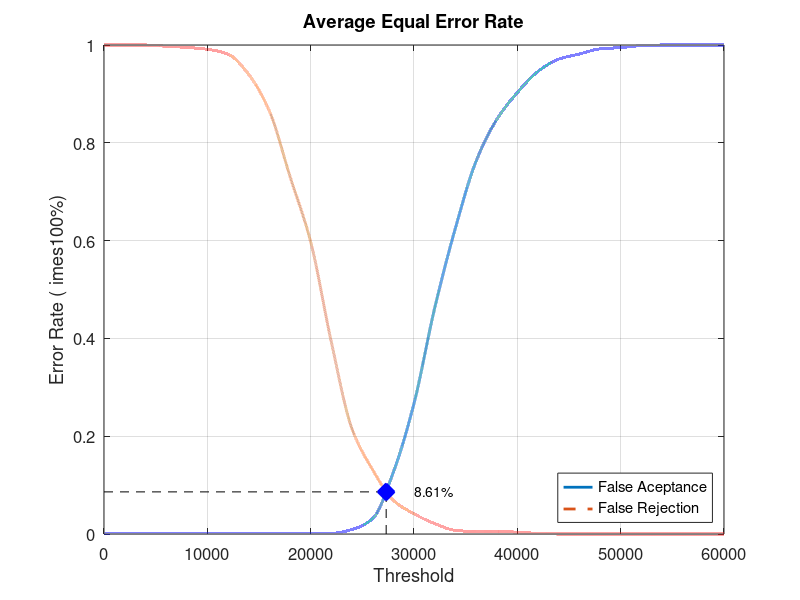
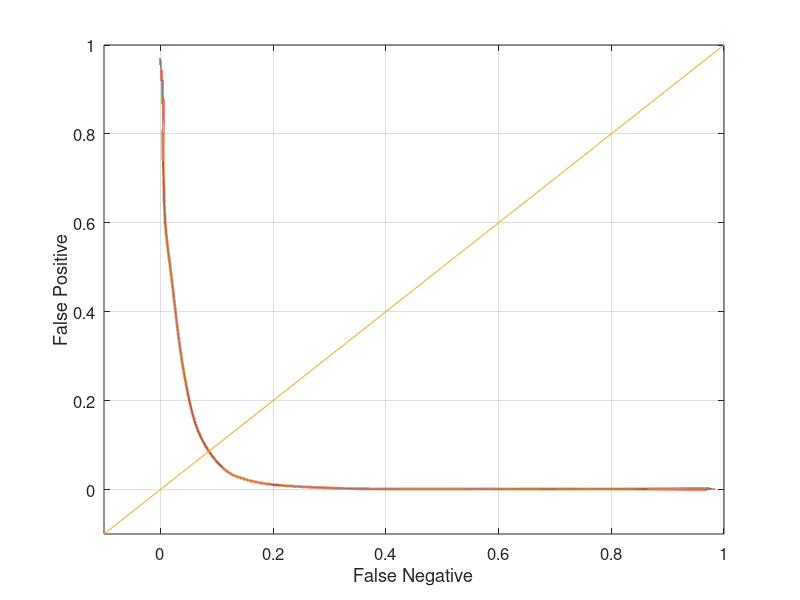

Write MATLAB code to recreate these figures, in order.
close all;
clear;
clc;
x = 0:2000:60000;
xq = 0:0.5:60000;

y0 = [0 0.00131579 0.00131579 0.00131579 0.00131579 0.00131579 0.00131579 0.00131579 0.00131579 0.00131579 0.00131579 0.00131579 0.00921053 0.0315789 0.126316 0.267105 0.461842 0.625 0.761842 0.847368 0.902632 0.946053 0.971053 0.981579 0.992105 0.994737 0.998684 1 1 1 1]
yy0 = interp1(x, y0, xq, 'pchip');
y1 = [1 1 1 0.9975 0.995 0.99125 0.98125 0.94 0.865 0.73125 0.5975 0.3925 0.215 0.13125 0.06875 0.04125 0.02125 0.0075 0.005 0.005 0.00375 0.00125 0 0 0 0 0 0 0 0 0]
yy1 = interp1(x, y1, xq, 'pchip');

% Calculating EER: 
y2 = abs(y0 - y1);
find(y2 == min(y2))
yy2 = abs(yy0 - yy1);
xEER = find(yy2 == min(yy2));
xEERIndex = xq(xEER) % X-axis EER
yEER = yy0(xEER) % Y-axis EER

main = figure
plot(xq, yy0,'-','LineWidth', 2);	hold on
plot(xq, yy1,'--','LineWidth', 2);	hold on
plot([xEERIndex xEERIndex], [0 yEER], 'k--');	hold on
plot([0 xEERIndex], [yEER yEER], 'k--');	hold on
plot(xEERIndex, yEER, 'bx', 'LineWidth', 10);	hold on
text(xEERIndex + 10 * xEERIndex / 100, yEER, [num2str(round((10000 * yEER)) / 100) '%'])
legend('False Aceptance', 'False Rejection', 'Location', 'SouthEast')
xlabel('Threshold')
ylabel('Error Rate (	imes100%)')
title('Average Equal Error Rate')
set(gca, 'FontSize', 12)
axis([0 60000 0 1])
grid on

print(main, 'Experiment5AverageMain', '-dpng');
FNRxFPR = figure('Color', [1 1 1]);
plot(yy1, yy0, '-', yy1, yy0, 'LineWidth', 2);
hold on
y = -0.1:0.1:1
plot(y, y); 
set(gca, 'FontSize', 12)
xlabel('False Negative')
ylabel('False Positive')
axis([-0.1 1 -0.1 1])
set(gca, 'FontSize', 12)
grid on

print(FNRxFPR, 'Experiment5AverageFNRxFPR','-dpng');
